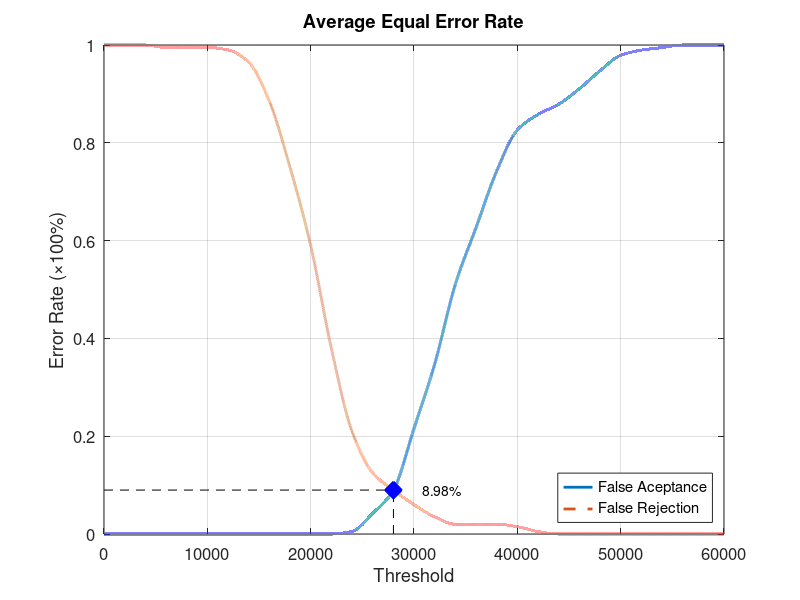
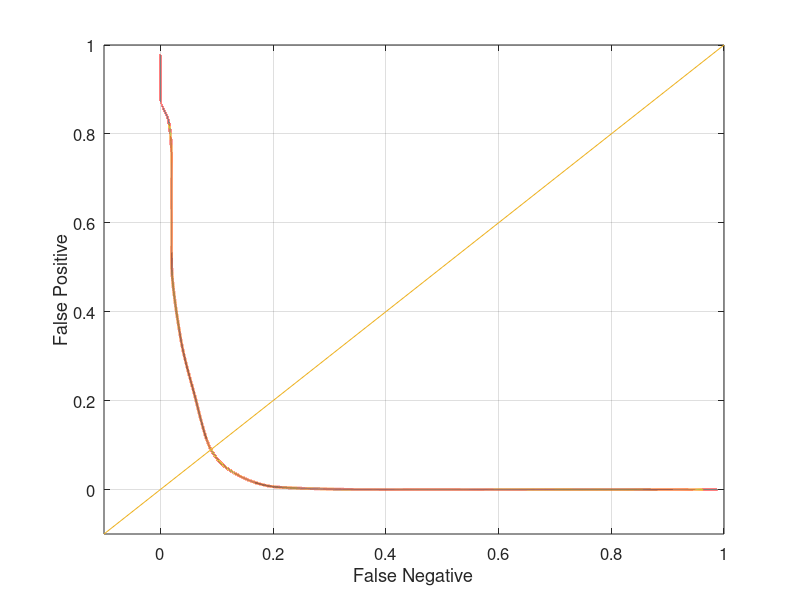

These charts were generated, in order, by the following MATLAB code:
function yEER = Database3_2
close all;
clear;
clc;
x = 0:2000:60000;
xq = 0:0.5:60000;

y0 = [0 0 0 0 0 0 0 0 0 0 0 0 0.00526316 0.0421053 0.0894737 0.215789 0.347368 0.510526 0.626316 0.742105 0.826316 0.857895 0.878947 0.910526 0.947368 0.978947 0.989474 0.994737 1 1 1];
yy0 = interp1(x, y0, xq, 'pchip');
y1 = [1 1 1 0.995 0.995 0.995 0.99 0.965 0.885 0.75 0.59 0.38 0.21 0.125 0.09 0.06 0.035 0.02 0.02 0.02 0.015 0.005 0 0 0 0 0 0 0 0 0];
yy1 = interp1(x, y1, xq, 'pchip');

% Calculating EER: 
y2 = abs(y0 - y1);
find(y2 == min(y2))
yy2 = abs(yy0 - yy1);
xEER = find(yy2 == min(yy2));
xEERIndex = xq(xEER) % X-axis EER
yEER = yy0(xEER) % Y-axis EER

main = figure
plot(xq, yy0,'-','LineWidth', 2);	hold on
plot(xq, yy1,'--','LineWidth', 2);	hold on
plot([xEERIndex xEERIndex], [0 yEER], 'k--');	hold on
plot([0 xEERIndex], [yEER yEER], 'k--');	hold on
plot(xEERIndex, yEER, 'bx', 'LineWidth', 10);	hold on
text(xEERIndex + 10 * xEERIndex / 100, yEER, [num2str(round((10000 * yEER)) / 100) '%'])
legend('False Aceptance', 'False Rejection', 'Location', 'SouthEast')
xlabel('Threshold')
ylabel('Error Rate (\times100%)')
title('Average Equal Error Rate')
set(gca, 'FontSize', 12)
axis([0 60000 0 1])
grid on

print(main, 'Database3_2Main', '-dpng');
FNRxFPR = figure('Color', [1 1 1]);
plot(yy1, yy0, '-', yy1, yy0, 'LineWidth', 2);
hold on
y = -0.1:0.1:1
plot(y, y); 
set(gca, 'FontSize', 12)
xlabel('False Negative')
ylabel('False Positive')
axis([-0.1 1 -0.1 1])
set(gca, 'FontSize', 12)
grid on

print(FNRxFPR, 'Database3_2FNRxFPR','-dpng');
end
